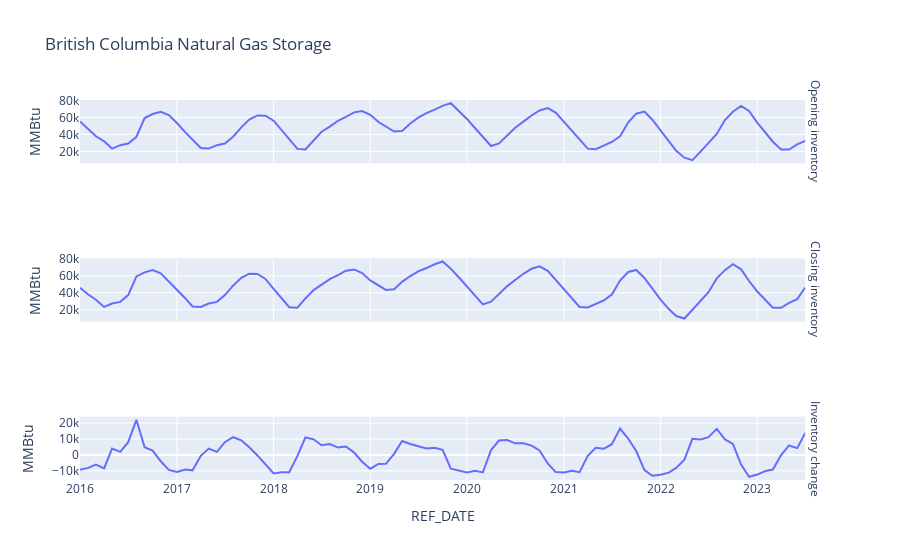

Notebook cell for this chart:
### Code cell
import plotly.express as px

fig1 = px.line(df_bc , x='REF_DATE', y='MMBtu', color='GEO', facet_row='Storage',
              title="British Columbia Natural Gas Storage",
              facet_row_spacing=0.25, facet_col_spacing=0.10, facet_col_wrap=3)

fig1.for_each_annotation(lambda a: a.update(text=a.text.split("=")[-1]))
fig1.update_yaxes(matches=None)


# Remove the legend
fig1.update_traces(showlegend=False)

fig1.show()
